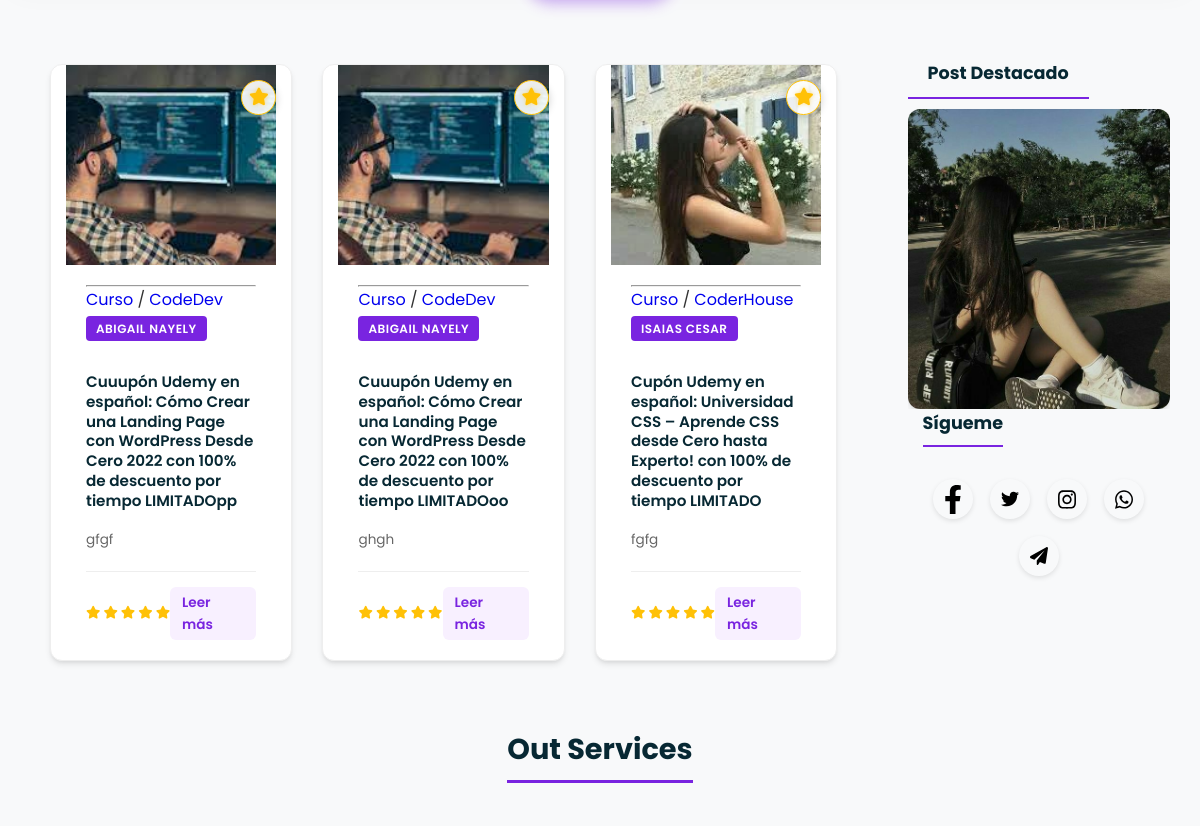
The app's page / (middle part), older data.
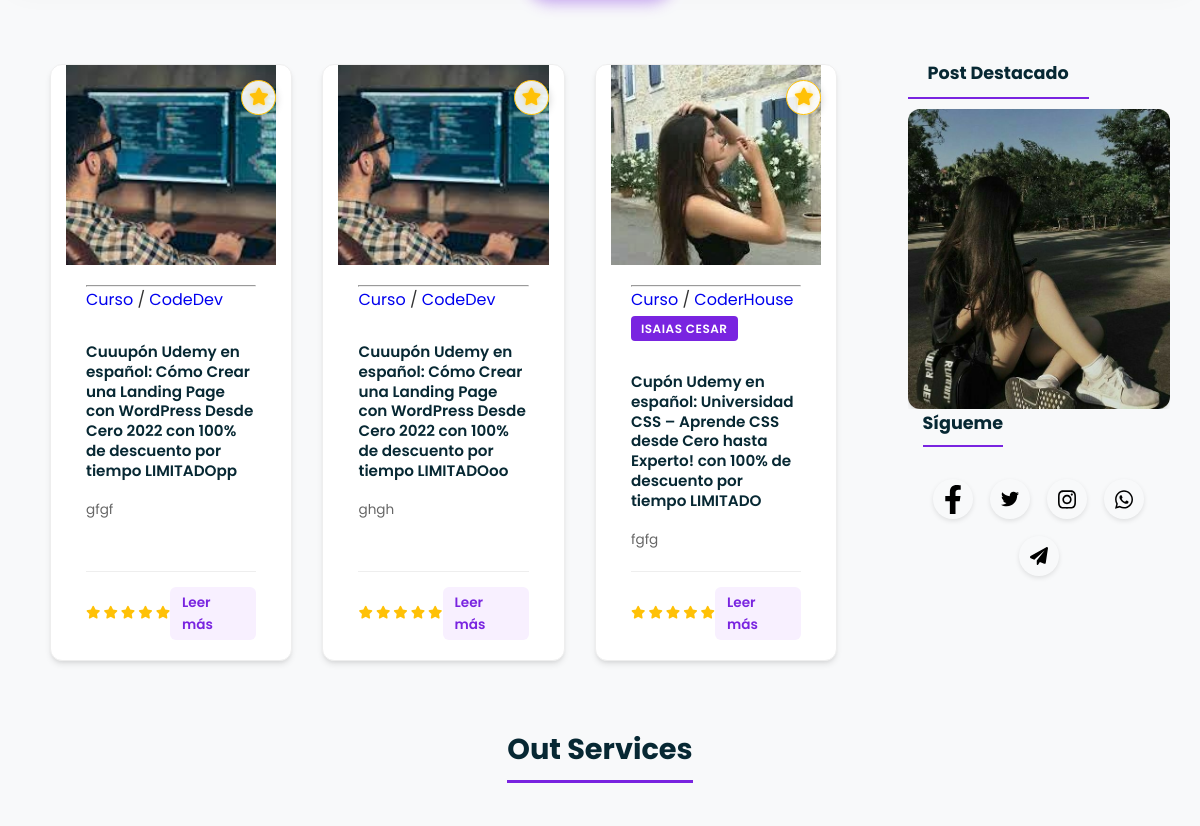
The same page, newer data.
### Learning/models.py (models this page shows, shortened)
class Course (models.Model):
    title_cours = models.CharField (max_length=400, unique=True)
    description_cours = models.TextField ()
    author_cours = models.ManyToManyField (Author)
    image_cours = models.ImageField (upload_to = 'learning')
    subcategory = models.ManyToManyField (Sub_Category)
    link_cours = models.URLField ()
    rating = models.IntegerField(default=5)
    idiom_cours = models.CharField (max_length=20, blank=True, null=True)
    created = models.DateField (auto_now_add=True)
    updated = models.DateField (auto_now_add=True)
    class Meta:
        verbose_name = 'Course'
        verbose_name_plural = 'Courses'
        ordering = ['title_cours']

class Sub_Category (models.Model):
    id_sub_category = models.AutoField (primary_key=True, unique=True, null=False)
    name_subcategory = models.CharField (max_length=50, unique=True)
    category = models.ForeignKey (Category, on_delete=models.CASCADE)
    created = models.DateField (auto_now_add=True)
    updated = models.DateField (auto_now_add=True)
    class Meta:
        verbose_name = 'Sub_Category'
        verbose_name_plural = 'Sub_Categories'

class Author (models.Model):
    GENDER = [('M', 'Men'), ('F', 'Women'), ('O', 'Others')]
    id_author = models.AutoField (primary_key=True, unique=True)
    name_author = models.CharField (max_length=40)
    last_name = models.CharField (max_length=50)
    sex = models.CharField (choices=GENDER, max_length=20)
    created = models.DateField (auto_now_add=True)
    updated = models.DateField (auto_now_add=True)
    class Meta:
        verbose_name = 'Author'
        verbose_name_plural = 'Authors'

### Home/views.py (the view)
# urls.py: 2. Add a URL to urlpatterns:  path('', views.home, name='home')
def home (request):
    cours = Course.objects.all ().order_by ('-id')[:3]
    return render (request, 'Home/index.html', {'cours_all':cours, 'subctg_cours': SUBCTG_COURS, 'subctg_books': SUBCTG_BOOKS})

### Home/templates/Home/index.html (shortened to what this page needs)
{% extends 'Home/Base/base.html' %}
{% load static %}
{% block content %}
<main class="row">
    <section class="col-12" id="cours-cours">
        <div id="cours-free">
            <div class="col-9">
                <div class="col-12 ">
                    {% for cours in cours_all %}
                    <article class="col-4 box-cours" id="">
                        <a href="#">
                            <div class="col-12 container-cours">
                                <div class="featured-badge" title="Destacado">
                                    <i class="fas fa-star"></i>
                                </div>
                                <div class="img-port">
                                    <img src="{{cours.image_cours.url}}" alt="cours">
                                </div>
                                <div class="content-port">
                                    <hr>
                                    <div class="ctg-cours">
                                        <a href="#">Curso</a> <span>/</span>
                                        {% for subctg in cours.subcategory.all %}
                                        <a href="#">{{subctg.name_subcategory}}</a>
                                        {% endfor %}
                                    </div>
                                    {% for author in cours.author_cours.all %}
                                    <h1 class="author-cours"><span>{{author.name_author}}</span></h1>
                                    {% endfor %}
                                    <h2 class="title-cours" style="margin: 20px 0;"><a
                                            href="#">{{cours.title_cours}}</a></h2>
                                    <p class="desc-cours">{{cours.description_cours|truncatewords:20}}</p>
                                    <div class="card-footer">
                                        <div class="rating">
                                            {% for i in "12345" %}
                                            <i
                                                class="fas fa-star {% if forloop.counter <= cours.rating %}gold{% endif %}"></i>
                                            {% endfor %}
                                        </div>
                                        <a href="#" class="btn-read-more">Leer más</a>
                                    </div>
                                </div>
                            </div>
                        </a>
                    </article>
                    {% endfor %}
                </div>
            </div>
            <aside class="col-3">
                <div class="col-12 container-box sidebar-featured">
                    <div class="h1-title">
                        <h1 id="title-post">Post Destacado</h1>
                    </div>
                    <div class="sidebar-image-container">
                        <img src="{% static 'Home/img/Annie.jpeg' %}" alt="Promoción" class="sidebar-img">
                    </div>
                </div>
                <div class="col-12 container-box">
                    <h1 id="title-post">Sígueme</h1>
                    <div class="sidebar-social-grid">
                        <div class="social-item">
                            <a href="#">
                                <div class="icon-style" id="fb"></div>
                            </a>
                        </div>
                        <div class="social-item">
                            <a href="#">
                                <div class="icon-style" id="tw"></div>
                            </a>
                        </div>
                        <div class="social-item">
                            <a href="#">
                                <div class="icon-style" id="ig"></div>
                            </a>
                        </div>
                        <div class="social-item">
                            <a href="#">
                                <div class="icon-style" id="wa"></div>
                            </a>
                        </div>
                        <div class="social-item">
                            <a href="#">
                                <div class="icon-style" id="tg"></div>
                            </a>
                        </div>
                    </div>
                </div>
            </aside>
        </div>
    </section>
    <div class="col-12">
        <div class="container-main bg-color main-p">
            <h1 id="title-services">Out Services</h1>
        </div>
    </div>
</main>
{% endblock %}

### Home/templates/Home/Base/base.html (shortened to what this page needs)
<!DOCTYPE html>
<html lang="en">
<head>
    {% load static %}
    <link rel="stylesheet" href="{% static 'Home/css/style.css' %}">
    <link rel="stylesheet" href="{% static 'Home/css/responsive.css' %}">
    <link rel="stylesheet" href="{% static 'Learning/css/subcategory_cours.css' %}">
    <link rel="stylesheet" href="{% static 'Contact/css/contact.css' %}">
</head>
<body>
    {% block content %}
    {% endblock %}
</body>
</html>

Row changes from the older to the newer data that the page shows:
removed Author: name_author "ABIGAIL NAYELY"
